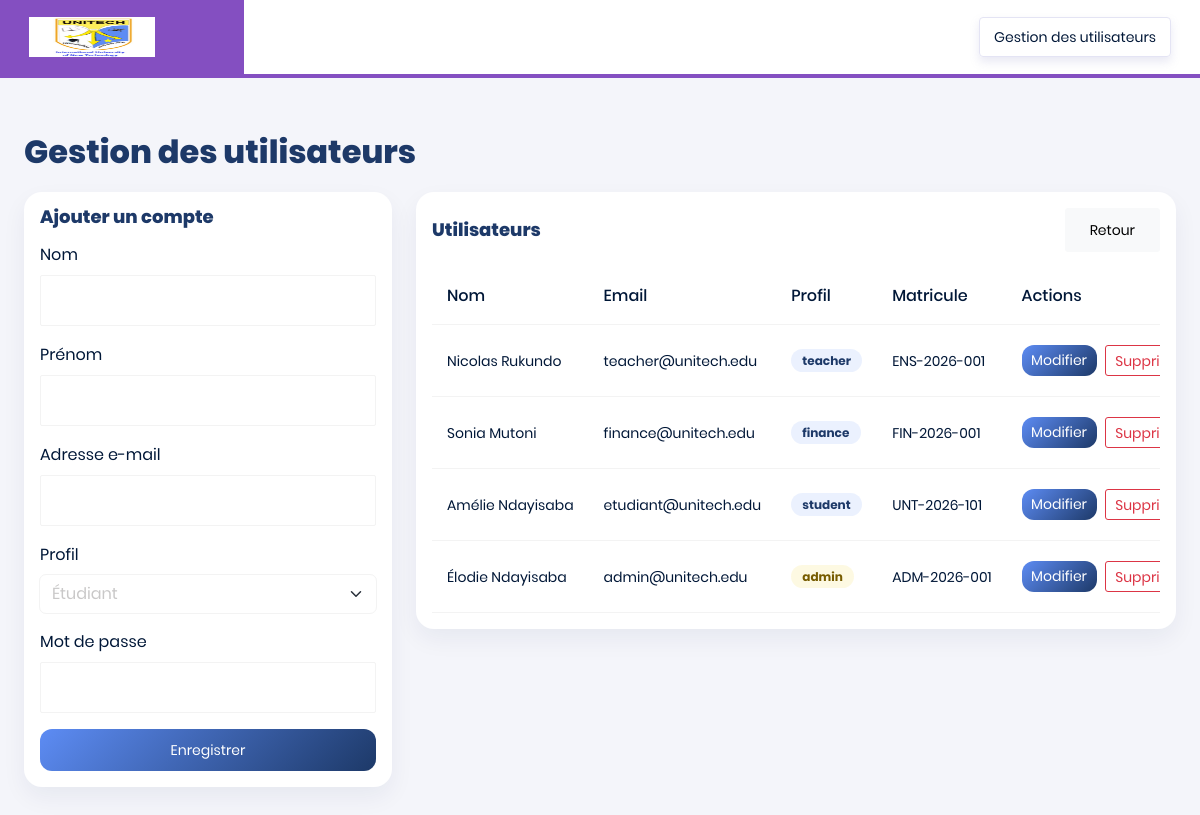
/students.php (signed in), run on the app's committed database.
### tables this page shows
CREATE TABLE users (
            id INTEGER PRIMARY KEY AUTOINCREMENT,
            name TEXT NOT NULL,
            email TEXT NOT NULL UNIQUE,
            password_hash TEXT NOT NULL,
            profile TEXT NOT NULL,
            matricule TEXT NOT NULL UNIQUE,
            created_at TEXT NOT NULL DEFAULT CURRENT_TIMESTAMP
        );

### students.php (the view, shortened to what this page needs)
<?php
$pdo = getDbConnection();
$editStudent = null;
$students = $pdo->query("SELECT * FROM users WHERE profile IN ('student', 'teacher', 'finance', 'admin') ORDER BY id DESC")->fetchAll();
?>
<!DOCTYPE html>
<html lang="fr">
<head>
  <link rel="stylesheet" href="assets/vendors/typicons/typicons.css">
  <link rel="stylesheet" href="assets/vendors/css/vendor.bundle.base.css">
  <link rel="stylesheet" href="assets/css/style.css">
</head>
<body>
  <div class="container-scroller">
    <nav class="navbar col-lg-12 col-12 p-0 fixed-top d-flex flex-row">
      <div class="navbar-brand-wrapper d-flex justify-content-center">
        <div class="navbar-brand-inner-wrapper d-flex justify-content-between align-items-center w-100">
          <a class="navbar-brand brand-logo" href="/index.php"><img src="assets/images/logo.jpg" alt="logo" /></a>
        </div>
      </div>
      <div class="navbar-menu-wrapper d-flex align-items-center justify-content-end">
        <ul class="navbar-nav navbar-nav-right">
          <li class="nav-item nav-date dropdown"><a class="nav-link d-flex justify-content-center align-items-center" href="javascript:;"><h6 class="date mb-0">Gestion des utilisateurs</h6></a></li>
        </ul>
      </div>
    </nav>
    <div class="page-body-wrapper">
      <div class="main-panel w-100">
        <div class="content-wrapper">
          <div class="page-title">Gestion des utilisateurs</div>
          <div class="row g-4">
            <div class="col-xl-4">
              <div class="card p-3">
                <h4 class="mb-3" style="font-weight:800; color: var(--unitech-blue-dark);">
                  <?= $editStudent ? 'Modifier le compte' : 'Ajouter un compte' ?>
                </h4>
                <form method="post">
                  <?php if (!$editStudent): ?>
                    <div class="mb-3">
                      <label class="form-label">Nom</label>
                      <input type="text" name="nom" class="form-control" required>
                    </div>
                    <div class="mb-3">
                      <label class="form-label">Prénom</label>
                      <input type="text" name="prenom" class="form-control" required>
                    </div>
                  <?php endif; ?>
                  <div class="mb-3">
                    <label class="form-label">Adresse e-mail</label>
                    <input type="email" name="email" class="form-control" value="<?= htmlspecialchars($editStudent['email'] ?? '') ?>" required>
                  </div>
                  <div class="mb-3">
                    <label class="form-label">Profil</label>
                    <select name="profile" class="form-select">
                      <option value="student" <?= (($editStudent['profile'] ?? 'student') === 'student') ? 'selected' : '' ?>>Étudiant</option>
                    </select>
                  </div>
                  <div class="mb-3">
                    <label class="form-label">Mot de passe <?= $editStudent ? '(laisser vide pour conserver)' : '' ?></label>
                    <input type="password" name="password" class="form-control" <?= $editStudent ? '' : 'required' ?>>
                  </div>
                  <button type="submit" class="btn btn-primary w-100"><?= $editStudent ? 'Enregistrer les changements' : 'Enregistrer' ?></button>
                </form>
              </div>
            </div>
            <div class="col-xl-8">
              <div class="card p-3">
                <div class="d-flex justify-content-between align-items-center mb-3">
                  <h4 class="mb-0" style="font-weight:800; color: var(--unitech-blue-dark);">Utilisateurs</h4>
                  <a href="/admin-dashboard.php" class="btn btn-light">Retour</a>
                </div>
                <div class="table-responsive">
                  <table class="table align-middle mb-0">
                    <thead>
                      <tr>
                        <th>Nom</th>
                        <th>Email</th>
                        <th>Profil</th>
                        <th>Matricule</th>
                        <th>Actions</th>
                      </tr>
                    </thead>
                    <tbody>
                      <?php foreach ($students as $student): ?>
                        <tr>
                          <td><?= htmlspecialchars($student['name']) ?></td>
                          <td><?= htmlspecialchars($student['email']) ?></td>
                          <td><span class="status-pill <?= strtolower($student['profile']) === 'admin' ? 'status-admin' : 'status-student' ?>"><?= htmlspecialchars($student['profile']) ?></span></td>
                          <td><?= htmlspecialchars($student['matricule']) ?></td>
                          <td>
                            <div class="table-actions">
                              <a href="?edit_student=<?= (int) $student['id'] ?>" class="btn btn-sm btn-primary">Modifier</a>
                              <form method="post" onsubmit="return confirm('Supprimer cet utilisateur ?');">
                                <button type="submit" class="btn btn-sm btn-outline-danger">Supprimer</button>
                              </form>
                            </div>
                          </td>
                        </tr>
                      <?php endforeach; ?>
                    </tbody>
                  </table>
                </div>
              </div>
            </div>
          </div>
        </div>
      </div>
    </div>
  </div>
</body>
</html>

### students.php (style rules this page uses)
:root { --unitech-blue: #5d8cf4; --unitech-blue-dark: #1d3968; --unitech-yellow: #f4dc61; --unitech-navy: #112a50; --unitech-bg: #f4f7ff; --unitech-card:#fff; --unitech-text:#1d2b3a; --unitech-muted:#66758c; }
body { background: var(--unitech-bg); color: var(--unitech-text); font-family: "Poppins", sans-serif; }
.container-scroller { min-height: 100vh; }
.navbar { background: linear-gradient(135deg, var(--unitech-blue-dark), var(--unitech-navy)); }
.page-body-wrapper { padding-top: 72px; }
.content-wrapper { padding: 1.5rem; }
.page-title { font-size: 2rem; font-weight: 800; color: var(--unitech-blue-dark); margin-bottom: 1rem; }
.card { border:none; border-radius:18px; box-shadow:0 10px 24px rgba(17,42,80,0.06); }
.btn-primary { background: linear-gradient(135deg, var(--unitech-blue), var(--unitech-blue-dark)); border:none; border-radius:12px; }
.status-pill { display:inline-flex; padding:0.35rem 0.7rem; border-radius:999px; font-size:0.75rem; font-weight:700; }
.status-student { background: rgba(93,140,244,0.12); color: var(--unitech-blue-dark); }
.status-admin { background: rgba(244,220,97,0.18); color:#775c00; }
.table-actions { display:flex; gap:0.5rem; }

### data on the page
users: name "Nicolas Rukundo", email "teacher@unitech.edu", profile "teacher", matricule "ENS-2026-001"
users: name "Sonia Mutoni", email "finance@unitech.edu", profile "finance", matricule "FIN-2026-001"
users: name "Amélie Ndayisaba", email "etudiant@unitech.edu", profile "student", matricule "UNT-2026-101"
users: name "Élodie Ndayisaba", email "admin@unitech.edu", profile "admin", matricule "ADM-2026-001"
